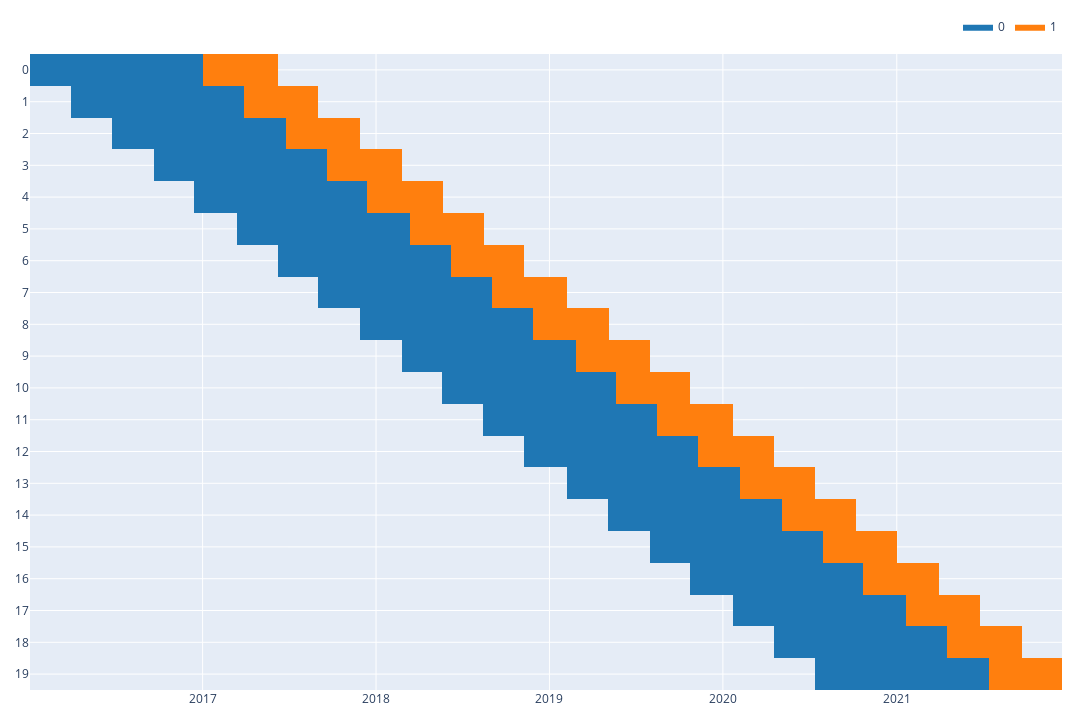

Write notebook code for a chart like this one.
### Code cell
#show split data on a figure
figure = price.vbt.rolling_split(n=20, window_len=360, set_lens=(108,), left_to_right=False, plot=True)
figure.update_layout(width=1280, height=720)
figure.show()

### Figure 1 — Plotly figure (JSON) as saved in the notebook; plotly's stock layout.template omitted (floating-point values rounded to 4 significant figures; data arrays with more than 128 entries replaced by an {"elided": "..."} marker saying what was removed)
{"data": [{"colorscale": [[0, "#1f77b4"], [1, "#1f77b4"]], "hoverongaps": false, "name": "0", "showlegend": true, "showscale": false, "type": "heatmap", "uid": "00ec7a2a-72f6-44e4-8ce1-bba7abea6ca4", "x": {"elided": "1499 str values"}, "y": [19, 18, 17, 16, 15, 14, 13, 12, 11, 10, 9, 8, 7, 6, 5, 4, 3, 2, 1, 0], "z": {"elided": "20x1499 int values"}}, {"colorscale": [[0, "#ff7f0e"], [1, "#ff7f0e"]], "hoverongaps": false, "name": "1", "showlegend": true, "showscale": false, "type": "heatmap", "uid": "917f0488-9f24-464e-a85c-af8d5cfb957c", "x": {"elided": "1499 str values"}, "y": [19, 18, 17, 16, 15, 14, 13, 12, 11, 10, 9, 8, 7, 6, 5, 4, 3, 2, 1, 0], "z": {"elided": "20x1499 int values"}}], "layout": {"height": 720, "legend": {"orientation": "h", "traceorder": "normal", "x": 1, "xanchor": "right", "y": 1.02, "yanchor": "bottom"}, "margin": {"b": 30, "l": 30, "r": 30, "t": 30}, "width": 1280, "xaxis": {"autorange": true, "range": ["2016-01-03 17:00", "2021-12-14 17:00"], "type": "date"}, "yaxis": {"autorange": true, "range": [-0.5, 19.5], "type": "category"}}}
